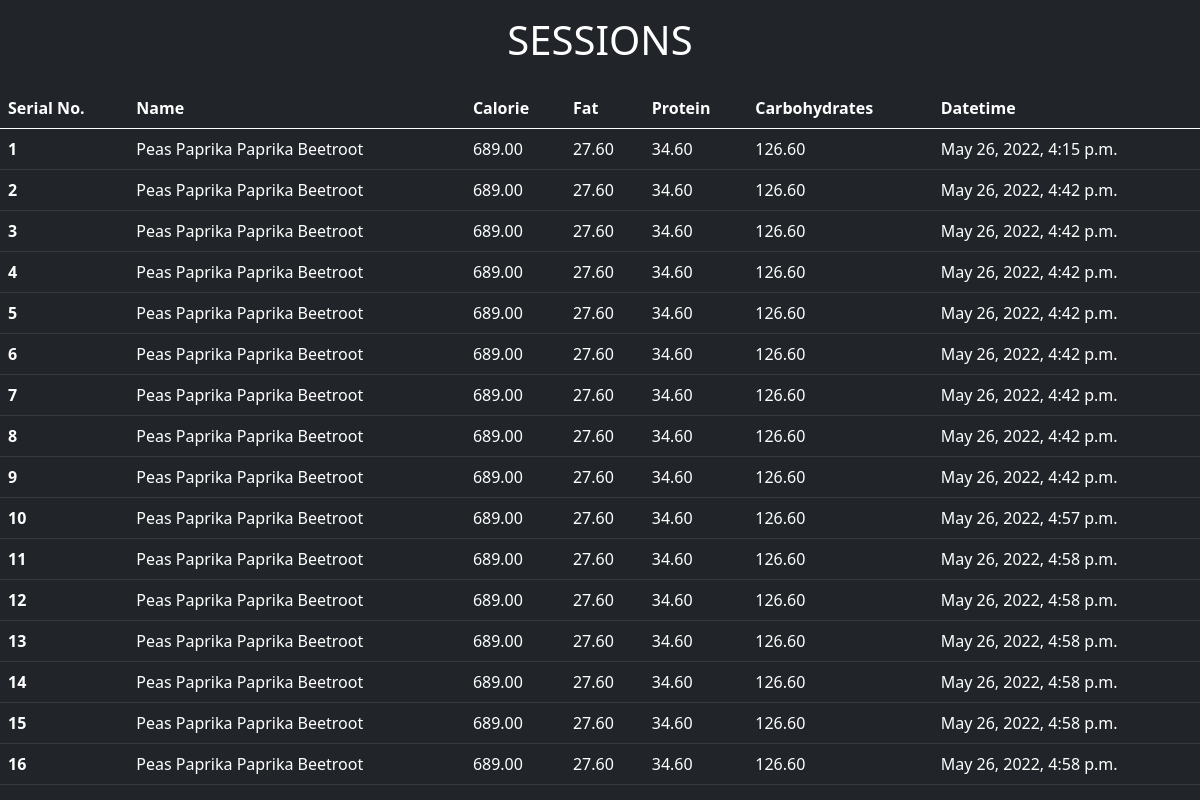
/core/sessions/, run on the app's committed database.
### core/models.py (models this page shows)
class Session(models.Model):
    name = models.CharField(max_length=250)
    total_calorie = models.DecimalField(max_digits=10, decimal_places=2)
    total_carbohydrate = models.DecimalField(max_digits=10, decimal_places=2)
    total_protein = models.DecimalField(max_digits=10, decimal_places=2)
    total_fat = models.DecimalField(max_digits=10, decimal_places=2)
    date = models.DateField(default=date.today())
    datetime = models.DateTimeField(default=datetime.now(), blank=True)

### core/views.py (the view)
# urls.py: path('sessions/', sessions, name="sessions"),
def sessions(req):
    sessions = Session.objects.filter(date=date.today())
    ctx = {}
    ctx['sessions'] = sessions
    return render(req, 'core/sessions.html', ctx)

### core/templates/core/sessions.html (shortened to what this page needs)
<!doctype html>
<html lang="en">
  <head>
    <link href="https://cdn.jsdelivr.net/npm/bootstrap@5.0.2/dist/css/bootstrap.min.css" rel="stylesheet">
  </head>
  <body class="bg-dark">
    <h1 class="text-center text-white p-3">SESSIONS</h1>
    <table class="table table-dark table-hover">
  <thead>
    <tr>
      <th scope="col">Serial No.</th>
      <th scope="col">Name</th>
      <th scope="col">Calorie</th>
      <th scope="col">Fat</th>
      <th scope="col">Protein</th>
      <th scope="col">Carbohydrates</th>
      <th scope="col">Datetime</th>
    </tr>
  </thead>
  <tbody>
  {% for session in sessions %}
    <tr>
      <th scope="row">{{forloop.counter}}</th>
      <td>{{session.name}}</td>
      <td>{{session.total_calorie}}</td>
      <td>{{session.total_fat}}</td>
      <td>{{session.total_protein}}</td>
      <td>{{session.total_carbohydrate}}</td>
      <td>{{session.datetime}}</td>
    </tr>
  {% endfor %}
  </tbody>
</table>
  </body>
</html>

### data on the page
Session: name "Peas Paprika Paprika Beetroot", total_calorie "689.00", total_fat "27.60", total_protein "34.60", total_carbohydrate "126.60", datetime "May 26, 2022, 4:15 p.m."
Session: name "Peas Paprika Paprika Beetroot", total_calorie "689.00", total_fat "27.60", total_protein "34.60", total_carbohydrate "126.60", datetime "May 26, 2022, 4:42 p.m."
Session: name "Peas Paprika Paprika Beetroot", total_calorie "689.00", total_fat "27.60", total_protein "34.60", total_carbohydrate "126.60", datetime "May 26, 2022, 4:42 p.m."
Session: name "Peas Paprika Paprika Beetroot", total_calorie "689.00", total_fat "27.60", total_protein "34.60", total_carbohydrate "126.60", datetime "May 26, 2022, 4:42 p.m."
Session: name "Peas Paprika Paprika Beetroot", total_calorie "689.00", total_fat "27.60", total_protein "34.60", total_carbohydrate "126.60", datetime "May 26, 2022, 4:42 p.m."
Session: name "Peas Paprika Paprika Beetroot", total_calorie "689.00", total_fat "27.60", total_protein "34.60", total_carbohydrate "126.60", datetime "May 26, 2022, 4:42 p.m."
Session: name "Peas Paprika Paprika Beetroot", total_calorie "689.00", total_fat "27.60", total_protein "34.60", total_carbohydrate "126.60", datetime "May 26, 2022, 4:42 p.m."
Session: name "Peas Paprika Paprika Beetroot", total_calorie "689.00", total_fat "27.60", total_protein "34.60", total_carbohydrate "126.60", datetime "May 26, 2022, 4:42 p.m."
Session: name "Peas Paprika Paprika Beetroot", total_calorie "689.00", total_fat "27.60", total_protein "34.60", total_carbohydrate "126.60", datetime "May 26, 2022, 4:42 p.m."
Session: name "Peas Paprika Paprika Beetroot", total_calorie "689.00", total_fat "27.60", total_protein "34.60", total_carbohydrate "126.60", datetime "May 26, 2022, 4:57 p.m."
Session: name "Peas Paprika Paprika Beetroot", total_calorie "689.00", total_fat "27.60", total_protein "34.60", total_carbohydrate "126.60", datetime "May 26, 2022, 4:58 p.m."
Session: name "Peas Paprika Paprika Beetroot", total_calorie "689.00", total_fat "27.60", total_protein "34.60", total_carbohydrate "126.60", datetime "May 26, 2022, 4:58 p.m."
Session: name "Peas Paprika Paprika Beetroot", total_calorie "689.00", total_fat "27.60", total_protein "34.60", total_carbohydrate "126.60", datetime "May 26, 2022, 4:58 p.m."
Session: name "Peas Paprika Paprika Beetroot", total_calorie "689.00", total_fat "27.60", total_protein "34.60", total_carbohydrate "126.60", datetime "May 26, 2022, 4:58 p.m."
Session: name "Peas Paprika Paprika Beetroot", total_calorie "689.00", total_fat "27.60", total_protein "34.60", total_carbohydrate "126.60", datetime "May 26, 2022, 4:58 p.m."
Session: name "Peas Paprika Paprika Beetroot", total_calorie "689.00", total_fat "27.60", total_protein "34.60", total_carbohydrate "126.60", datetime "May 26, 2022, 4:58 p.m."
